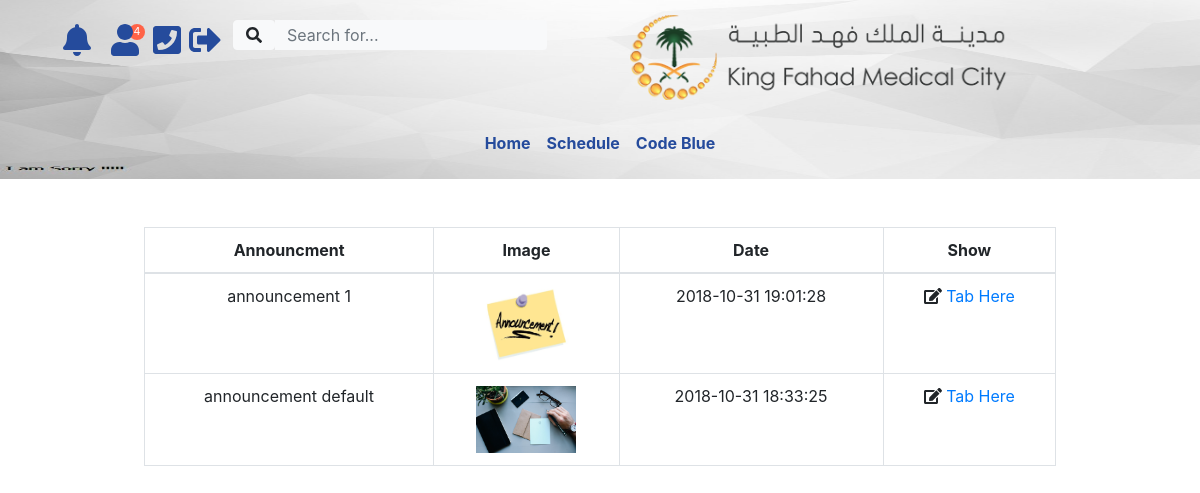
The page /announcementhistory.php (signed in) on the database its author committed.
### tables this page shows
CREATE TABLE IF NOT EXISTS `announcment` (
  `id` int(11) NOT NULL AUTO_INCREMENT,
  `content` varchar(255) NOT NULL,
  `img` varchar(255) NOT NULL DEFAULT 'img/def.png',
  `announ_date` datetime DEFAULT CURRENT_TIMESTAMP,
  PRIMARY KEY (`id`)
);

### announcementhistory.php (the view, shortened to what this page needs)
<?php  include 'header.php';
include "adminonly.php"; ?>
<section class="content container">
    <div class="row ">
        <div style="padding-left: 10%;width: 90%" >
            <div class="box">
                <div class="box-body col-md-offset-2 my-5">
                    <table id="example2" class="table table-responsive-md table-bordered table-hover ">
                        <thead>
                        <tr>
                            <th style="text-align: center">Announcment </th>
                            <th style="text-align: center">Image </th>
                            <th style="text-align: center">Date </th>
                            <th style="text-align: center">Show </th>
                        </tr>
                        </thead>
                        <tbody>
                        <?php
                        $cn1=mysqli_connect(Host,UN,PW,DBname);
                        $uid = $_SESSION['uid'];
                        $rslt1=mysqli_query($cn1,"call getannouncementhistory ($uid) ");
                        while($arr1=mysqli_fetch_array($rslt1))
                        {
                            ?>
                            <tr>
                                <td style="text-align: center"><?php echo "$arr1[0]"; ?></td>
                                <td  style="text-align: center"><IMG STYLE="Width:100px;" SRC=" <?php echo "$arr1[1]"; ?>"></td>
                                <td  style="text-align: center"><?php echo "$arr1[2]"; ?></td>
                                <td  style="text-align: center"><?php echo "<i class=\"fa fa-edit\"></i> <a href='$arr1[1]'>Tab Here</a>";?></td>
                            </tr>
                        <?php }?>
                    </table>
                </div>
            </div>
        </div>
    </div>
</section><?php include "footer.php";?>

### rows shown on the page
announcment: content "announcement 1", shows a picture, announ_date "2018-10-31 19:01:28"
announcment: content "announcement default", shows a picture, announ_date "2018-10-31 18:33:25"

### other values the page prints
$newusers "4"
